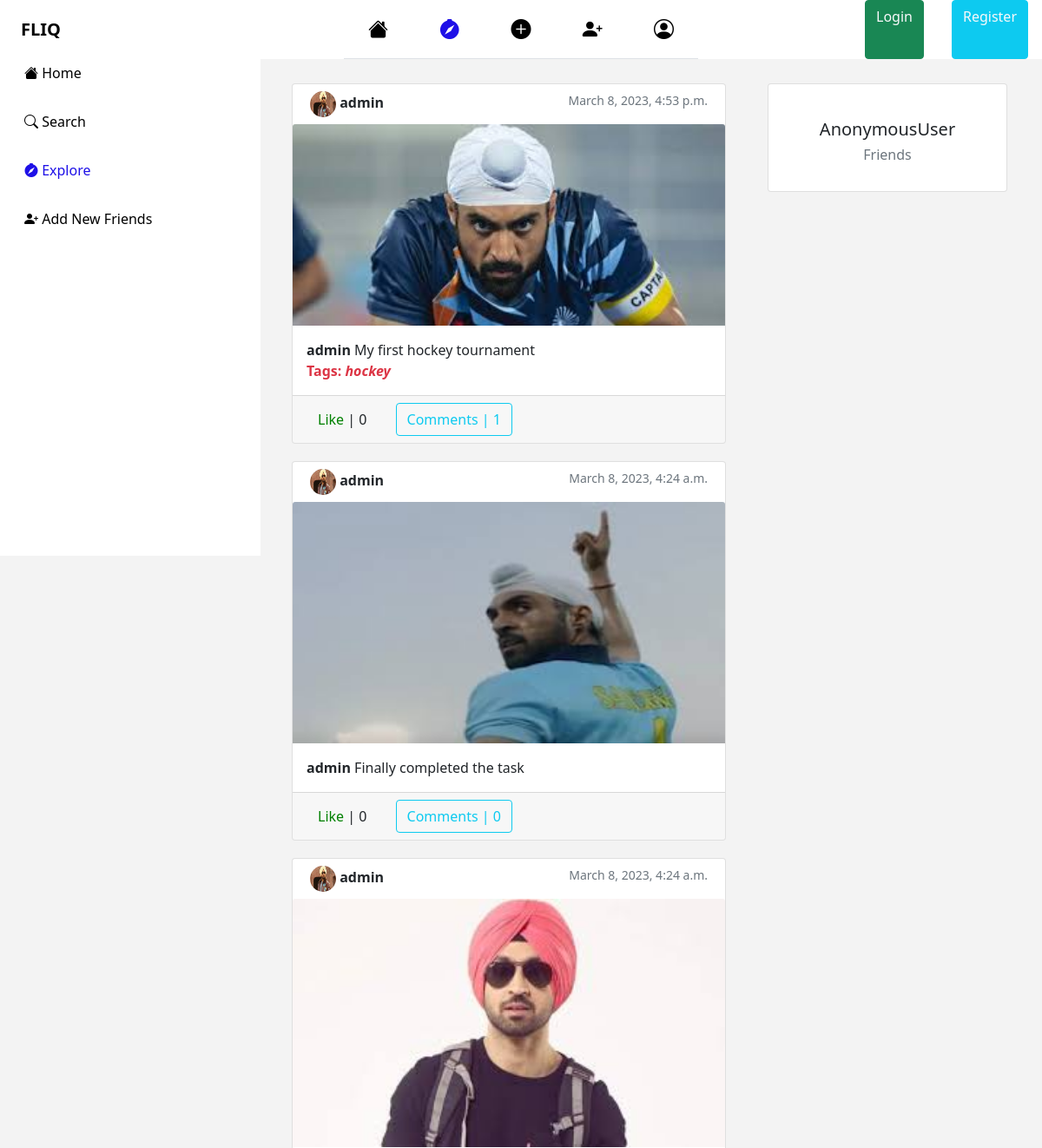
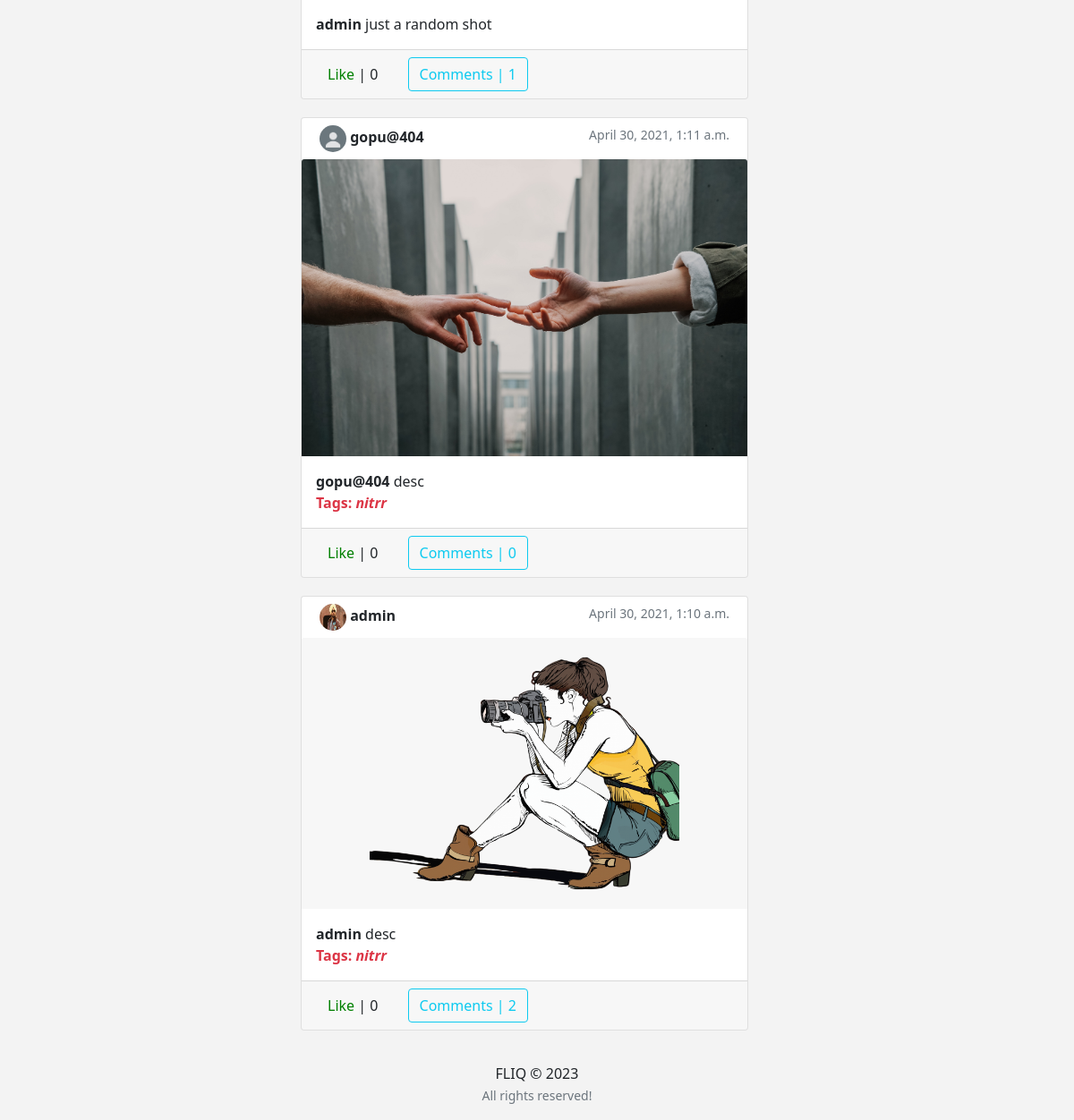
/explore/, run on an earlier commit of the app's database (2 pictures, top to bottom).
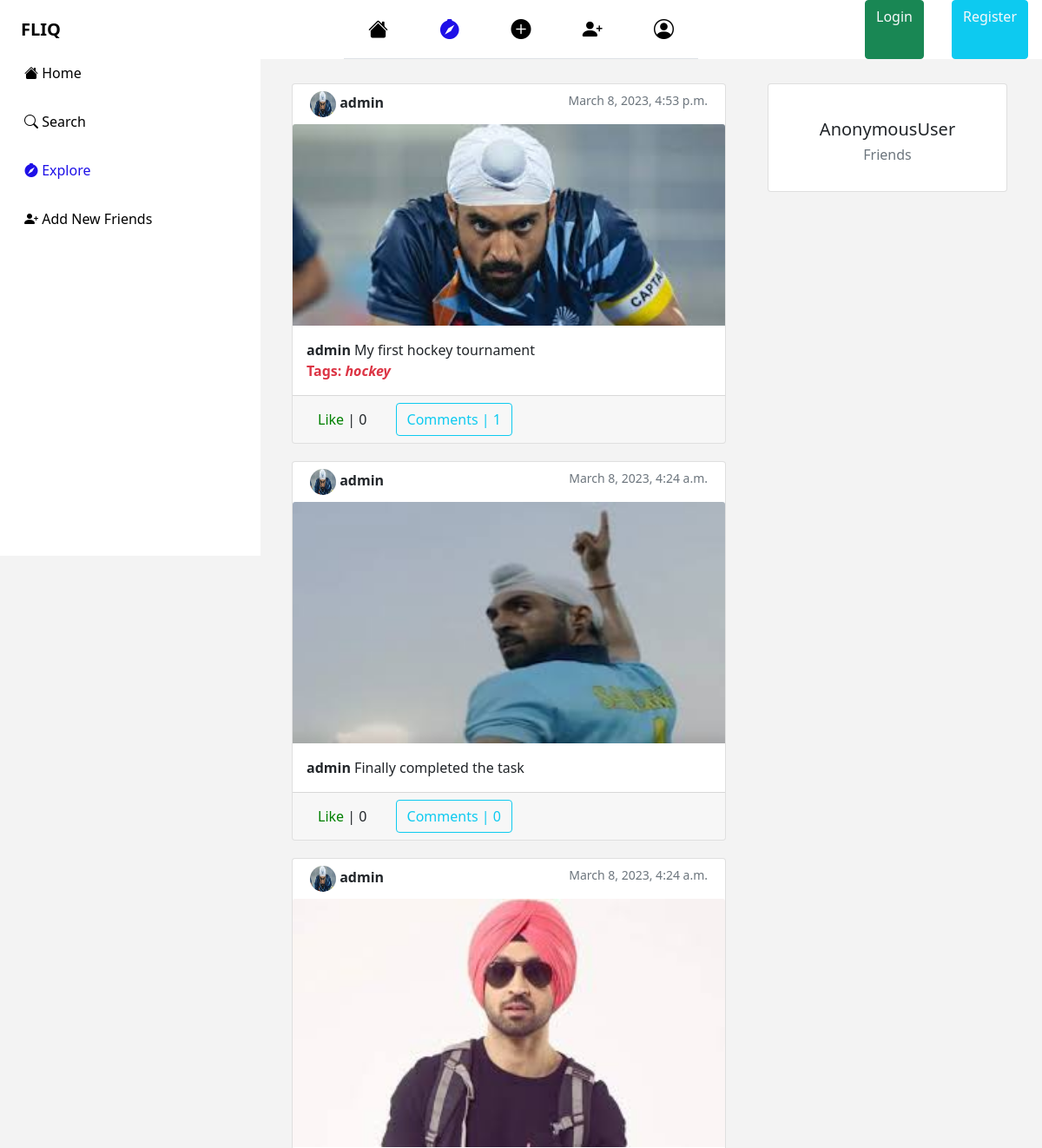
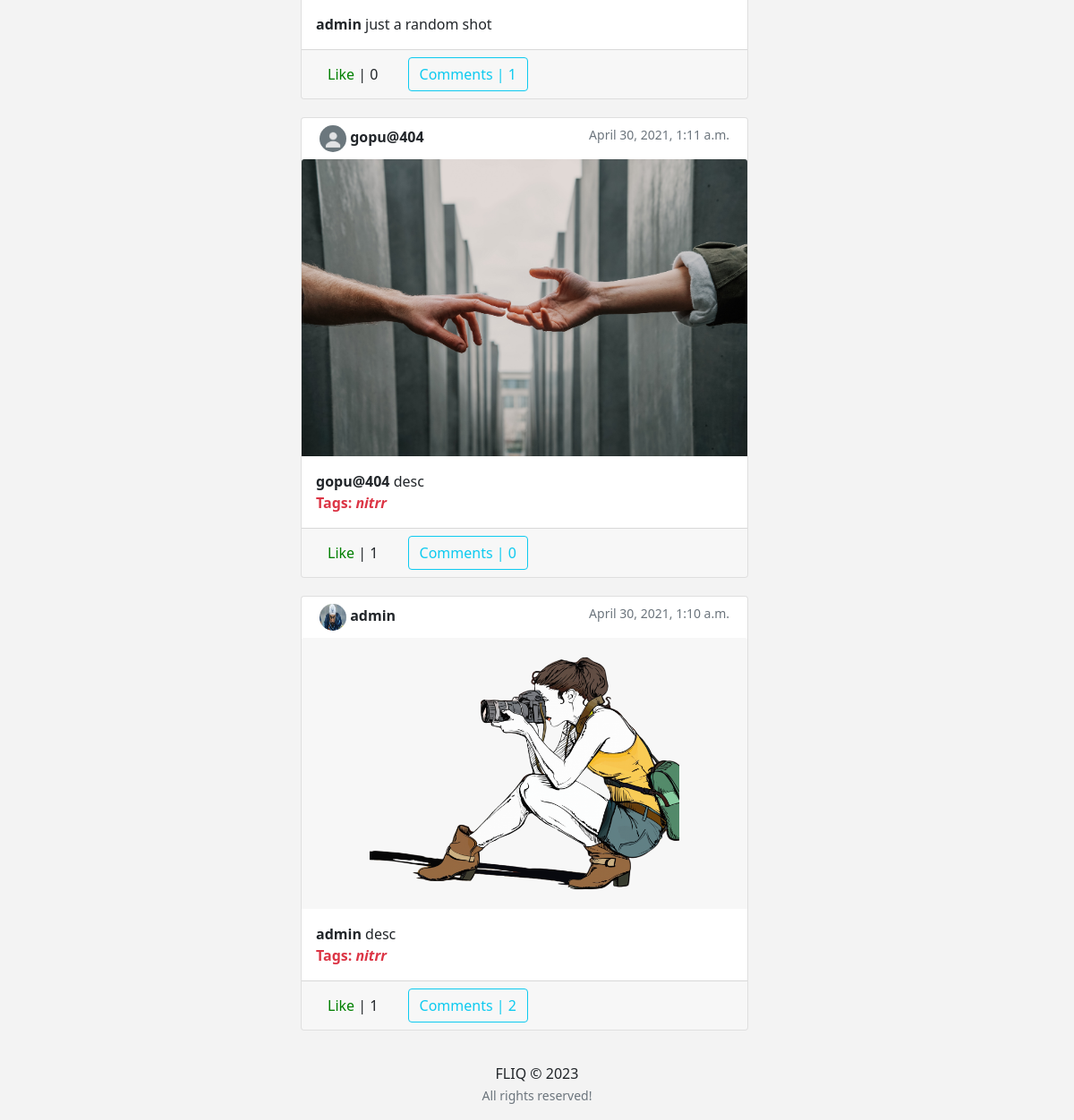
And on a later commit of the database (2 pictures, top to bottom).
### feed/models.py (models this page shows, shortened)
class Post(models.Model):
    description = models.CharField(max_length=255, blank=True)
    pic = models.ImageField(upload_to='path/to/img')
    date_posted = models.DateTimeField(default=timezone.now)
    user_name = models.ForeignKey(User, on_delete=models.CASCADE)
    tags = models.CharField(max_length=100, blank=True)

### users/models.py (models this page shows, shortened)
class Profile(models.Model):
    user = models.OneToOneField(User, on_delete=models.CASCADE)
    name = models.CharField(max_length=30)
    image = models.ImageField(default='default.png', upload_to='profile_pics')
    slug = AutoSlugField(populate_from='user')
    bio = models.CharField(max_length=255, blank=True)
    link = models.CharField(max_length=255, blank=True)
    friends = models.ManyToManyField("Profile", blank=True)
    def get_absolute_url(self):
        return "/users/{}".format(self.slug)

### feed/views.py (the view)
# urls.py: path('explore/', views.explore_posts.as_view(), name='explore'),
class explore_posts(ListView):
    model = Post
    template_name = 'feed/explore.html'
    context_object_name = 'posts'
    ordering = ['-date_posted']
    paginate_by = 10
    def get_context_data(self, **kwargs):
        context = super(explore_posts, self).get_context_data(**kwargs)
        if self.request.user.is_authenticated:
            p = Profile.objects.get(user=self.request.user)
            friends = p.friends.all()
            context['friends'] = friends
            liked = [i for i in Post.objects.all() if Like.objects.filter(user = self.request.user, post=i).exists()]
            context['liked_post'] = liked
        return context

### feed/templates/feed/explore.html (shortened to what this page needs)
{% extends "feed/explore layout.html" %} {% load static %}
{% block content %}
<div class="" style="width:100%; max-width:100vw; padding-top:12vh;">
    <div class="">
      {% for post in posts %}
      {% if not post.user_name.username == request.user.username %}
      <div class="card" style="margin-bottom:20px">
        <div class="row p-2" style="margin:0px;padding:0px;">
          <div class="col">
          <a href="{{ post.user_name.profile.get_absolute_url }}"><img
              src="{{ post.user_name.profile.image.url }}"
              class="rounded-circle"
              width="30"
              height="30"
              alt=""/></a>
          <a class="text-dark" href="{{ post.user_name.profile.get_absolute_url }}"><b>{{ post.user_name }}</b></a>
          <br />
          </div>
          <div class="col d-flex justify-content-end">
          <small class="text-muted ">{{ post.date_posted }}</small>
          </div>
        </div>
        <a href="{% url 'post-detail' post.id %}"
        ><img class="card-img-top" src="{{ post.pic.url }}" alt=""
        /></a>
        <p class="card-text text-dark p-3 m-0">
          <b>{{ post.user_name }}</b> {{ post.description }}
          <br>
          {% if post.tags %}
          <span class="text-danger">
            <b>Tags: <i>{{ post.tags }}</i></b>
          </span>
          {% endif %}
        </p>
        <div class="card-footer">
          <button class="btn btn-white mr-3 like" id="{{ post.id }}">
            {% if post in liked_post %}
            <a
              href="{% url 'post-like' %}"
              style="color: red"
              id="likebtn{{ post.id }}"
            >
              Unlike</a
            >
            | {{post.likes.count}} {% else %}
            <a
              href="{% url 'post-like' %}"
              style="color: green"
              id="likebtn{{ post.id }}"
            >
              Like</a
            >
            | {{post.likes.count}} {% endif %}
          </button>
          <a class="btn btn-outline-info" href="{% url 'post-detail' post.id %}"
            >Comments | {{ post.details.count }}</a
          >
        </div>
      </div>
      {% endif %}
      {% endfor %}
    </div>
</div>
{% endblock content %}

### feed/templates/feed/explore layout.html (shortened to what this page needs)
{% load static %}
<!DOCTYPE html>
<html>
<head>
  <link rel="stylesheet" href="https://maxcdn.bootstrapcdn.com/bootstrap/4.0.0/css/bootstrap.min.css" />
  <link rel="stylesheet" type="text/css" href="https://dl.dropboxusercontent.com/s/ecyb1drs5j1jyjf/styles.css?dl=0" />
  <link rel="stylesheet" href="https://cdn.jsdelivr.net/npm/bootstrap@5.0.2/dist/css/bootstrap.min.css">
  <link rel="stylesheet" href="https://cdn.jsdelivr.net/npm/bootstrap-icons@1.5.0/font/bootstrap-icons.css">
</head>
<body style="background-color: #f3f3f3">
  <div class="webnav" style="width: 100vw;background-color:rgb(255, 255, 255); position: fixed; z-index:2;">
    <div class="row" style="">
      <div class="col-md-4 d-flex align-items-center">
        <a class="nav-item navbar-brand ml-4 mr-4" href="/"><b>FLIQ</b></a>
      </div>
      <div class="col-md-4 d-flex justify-content-between align-items-center border-bottom" style="font-size:23px">
        <a class="p-3 nav-item " href="{% url 'home' %}"><i class="bi bi-house-fill"></i></a>
        <a class="p-3 nav-item active" href="{% url 'explore' %}"><i class="bi bi-compass-fill"></i></a>
        <a class="p-3 nav-item" href="{% url 'post-create' %}"><i class="bi bi-plus-circle-fill"></i></a>
        <a class="p-3 nav-item" href="{% url 'users_list' %}"><i class="bi bi-person-plus-fill"></i></a>
        <a class="p-3 nav-item" href="{% url 'my_profile' %}"><i class="bi bi-person-circle"></i></a>
      </div>
      <div class="col-md-4 d-flex justify-content-end">
        {% if user.is_authenticated %}
        <a class="p-3 nav-item" href="{% url 'search' %}"><i class="bi bi-search"></i></a>
        <a class="p-3 nav-item" href="{% url 'chat' %}"><i class="bi bi-chat-right-text-fill"></i></a>
        <a class="p-3 nav-item" href="{% url 'my_profile' %}"><i class="bi bi-person-circle"></i></a>
        {% comment %} <a class="m-2 nav-item btn btn-danger text-light" href="{% url 'logout' %}">Logout</a> {% endcomment %}
        {% else %}
        <a class="mx-3 nav-item btn btn-success  text-light" href="{% url 'login' %}">Login</a>
        <a class="mx-3 nav-item btn btn-info  text-light" href="{% url 'register' %} ">Register</a>
        {% endif %}
      </div>
    </div>
  </div>
  <div class="mobnav border-bottom" style="width: 100vw;background-color:rgb(255, 255, 255); position: fixed; z-index:1;">
    <div class="row" style="">
      <div class="col-3 d-flex align-items-center">
        <a class="nav-item navbar-brand ml-4 mr-4" href="/"><b>FLIQ</b></a>
      </div>
      <div class="col-6 d-flex justify-content-between align-items-center" style="font-size:23px">
      </div>
      <div class="col-3 d-flex justify-content-end">
        {% if user.is_authenticated %}
        <a class="p-3 nav-item" href="{% url 'search' %}"><i class="bi bi-search"></i></a>
        <a class="p-3 nav-item" href="{% url 'chat' %}"><i class="bi bi-chat-right-text-fill"></i></a>
        <a class="p-3 nav-item" href="{% url 'my_profile' %}"><i class="bi bi-person-circle"></i></a>
        {% comment %} <a class="m-2 nav-item btn btn-danger text-light" href="{% url 'logout' %}">Logout</a> {% endcomment %}
        {% else %}
        <a class="mx-3 nav-item btn btn-success  text-light" href="{% url 'login' %}">Login</a>
        <a class="mx-3 nav-item btn btn-info  text-light" href="{% url 'register' %} ">Register</a>
        {% endif %}
      </div>
    </div>
  </div>
  <div class="" >
    <div class="row" style="width:100%;margin:0px">
      <div class="col-md-3 webcontent" style="color:black;background-color:white; height:80vh; margin-right:3vw">
        <div class="p-3"><a class="nav-item" href="{% url 'home' %}">FLIQ</a></div>
        <div class="p-3"><a class="nav-item " href="{% url 'home' %}"><i class="bi bi-house-fill"></i> Home</a></div>
        <div class="p-3"><a class="nav-item " href="{% url 'search' %}"><i class="bi bi-search"></i> Search</a></div>
        <div class="p-3"><a class="nav-item active" href="{% url 'explore' %}"><i class="bi bi-compass-fill"></i> Explore</a></div>
        <div class="p-3"><a class="nav-item" href="{% url 'users_list' %}"><i class="bi bi-person-plus-fill"></i> Add New Friends</a></div>
      </div>
      <div class="col-md-5" style="padding:0px;" >
        {% block content %}{% endblock content %}
      </div>
      <div class="col-md-3 webcontent py-5" style="margin-left:3vw">
        <div class="card card-signin  my-5">
          <a href="{{ request.user.profile.get_absolute_url }}"
            ><img
          /></a>
          <div class="card-body">
            <h5 class="card-title text-center">{{ request.user }}</h5>
            <h6 class="text-center">
              <p class="text-muted">Friends</p>
            </h6>
          </div>
        </div>
      </div>
    </div>
  </div>
  <footer class="footer page-footer font-small black">
    <div class="footer-copyright text-center py-3">
      FLIQ © 2023 <br /><small class="text-muted">All rights reserved!</small>
    </div>
  </footer>
</body>
</html>

### feed/templates/feed/explore layout.html (style rules this page uses)
.nav-item { color:black; }
.active { color:rgb(30, 16, 231); }
a { text-decoration:none; }

What changed in the data, as far as the page shows it:
changed through a linked row, Post "My first hockey tournament": user_name.profile.image: a different picture
changed through a linked row, Post "Finally completed the task": user_name.profile.image: a different picture
changed through a linked row, Post "just a random shot": user_name.profile.image: a different picture
computed for Post "April 30, 2021, 1:11 a.m.": likes.count "0" → "1"
changed through a linked row, Post "April 30, 2021, 1:10 a.m.": user_name.profile.image: a different picture; likes.count "0" → "1"
